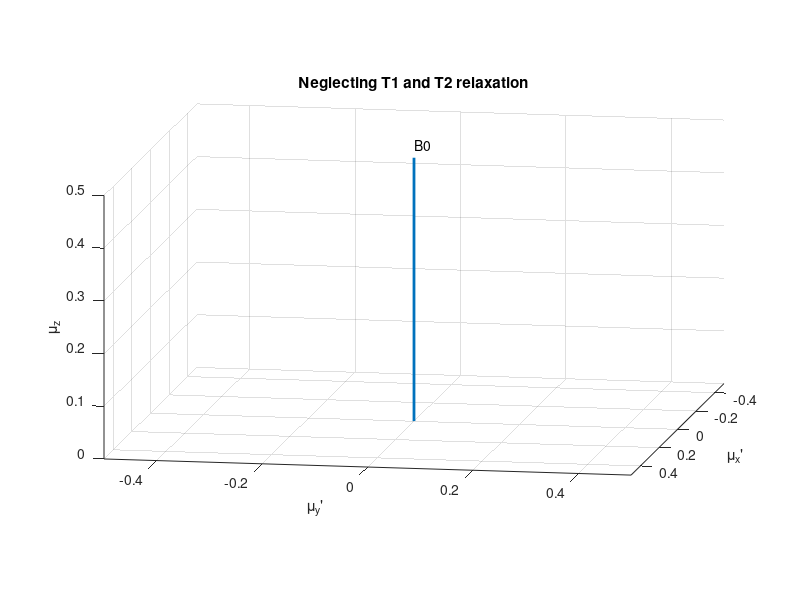

MATLAB code for this plot: (Note: this script raises an error after producing the figure.)
%%
%Question 3 part 5
clear all
close all

% video = VideoSetup('Q3_part5_vid_neglecting_relaxation');
% video.open();

noOfSteps = 500;
mu=0.5;
h=figure;
h0=subplot(1,1,1)
hold on;
axis equal;
view(100, 10);
xlabel('\mu_x''');
ylabel('\mu_y''');
zlabel('\mu_z');
xlim([-0.5 0.5]);
ylim([-0.5 0.5]);
zlim([0 0.5]);
grid on;

B0=[0 0 mu];
plot3([0 B0(1)], [0 B0(2)],...
     [0 B0(3)], 'Linestyle', '-', 'LineWidth', 2);
 
labelPosition=1.05*B0;
label='B0';
text(labelPosition(1),labelPosition(2),labelPosition(3),label);

% VideoAddFrame(video, h);
vecMu=mu.*[0 1 0];
w=-0.05.*2.*pi;
rot_ang=(w.*noOfSteps)./17000;
title('Neglecting T1 and T2 relaxation')

for i=0:noOfSteps-1
    
    [vecMu(1),vecMu(2),vecMu(3)]=z_rotation(vecMu(1),vecMu(2),vecMu(3),rot_ang);
    
    hVecMu = plotSpin3(h0, vecMu)
    pause(0.0005);
%     VideoAddFrame(video, h);
end
% video.close();
 



%%
% video = VideoSetup('Q3_part5_vid_including_relaxation');
% video.open();

mu=0.5;
theta=pi./2;
phi=pi./2;

vecMu = mu*[cos(phi)*sin(theta) sin(phi)*sin(theta) cos(theta)]';
vecMu0=vecMu;

noOfSteps = 500;
w0=(2./3).*pi;
w=-0.1.*w0;

h=figure;
h1=subplot(1,1,1)
hold on;
axis equal;
view(100, 10);
xlabel('\mu_x''');
ylabel('\mu_y''');
zlabel('\mu_z');
xlim([-0.5 0.5]);
ylim([-0.5 0.5]);
zlim([0 0.5]);
grid on;

T1=10;
T2=5;
t=linspace(0,3.*T1,noOfSteps);

B0=[0 0 mu];
plot3([0 B0(1)], [0 B0(2)],...
     [0 B0(3)], 'Linestyle', '-', 'LineWidth', 2);
hold on

labelPosition=1.05*B0;
label='B0';
text(labelPosition(1),labelPosition(2),labelPosition(3),label);
 
title('Including T1 and T2 relaxation')
% VideoAddFrame(video, h);

for i=0:noOfSteps-1
    
    hVecMu = plotSpin3(h1, vecMu);
    
    vecMu(1)=exp(-t(i+1)./T2).*((vecMu0(1).*cos(w.*t(i+1)))+(vecMu0(2).*sin(w.*t(i+1))));
    vecMu(2)=exp(-t(i+1)./T2).*((vecMu0(2).*cos(w.*t(i+1)))-(vecMu0(1).*sin(w.*t(i+1))));
    vecMu(3)=(vecMu0(3).*(exp(-t(i+1)./T1)))+mu.*(1-exp(-t(i+1)./T1));  
    
    pause(0.0005);
   
%     VideoAddFrame(video, h);
end
% video.close();